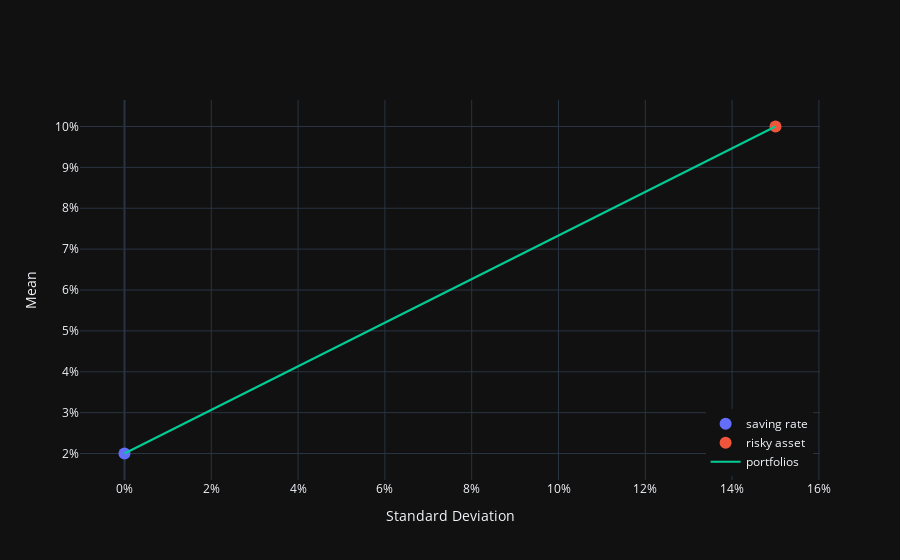

The notebook cell this image was saved under:
### Code cell
import numpy as np
import plotly.graph_objects as go

mn = 0.10
sd = 0.15
rf = 0.02
trace1 = go.Scatter(
  x=[0],
  y=[rf],
  mode="markers",
  name="saving rate",
  hovertemplate="saving rate %{y:.0%}<extra></extra>",
  marker=dict(size=12)
)

trace2 = go.Scatter( 
  x=[sd],
  y=[mn],
  mode="markers",
  name="risky asset",
  hovertemplate="risky asset<br>mean=%{y:.0%}<br>std dev=%{x:.0%}<extra></extra>",
  marker=dict(size=12)
)

grid = np.linspace(0,1,11)
mns = rf + (mn-rf)*grid
sds = sd*grid

trace3 = go.Scatter( 
    x=sds,
    y=mns,
    text=1-grid,
    mode="lines",
    hovertemplate="saving = %{text:.1%}<extra></extra>",
    name="portfolios"
)

fig = go.Figure()
for trace in (trace1, trace2, trace3):
    fig.add_trace(trace)

fig.update_layout(
    template="plotly_dark",
    xaxis_title="Standard Deviation",
    yaxis_title="Mean",
    yaxis_tickformat=".0%",
    xaxis_tickformat=".0%",
    legend=dict(
        yanchor="bottom", 
        y=0.01, 
        xanchor="right", 
        x=0.99
    )
)

fig.show()

### Figure 1 — Plotly figure (JSON) as saved in the notebook; plotly's stock layout.template omitted (floating-point values rounded to 4 significant figures)
{"data": [{"hovertemplate": "saving rate %{y:.0%}<extra></extra>", "marker": {"size": 12}, "mode": "markers", "name": "saving rate", "type": "scatter", "x": [0], "y": [0.02]}, {"hovertemplate": "risky asset<br>mean=%{y:.0%}<br>std dev=%{x:.0%}<extra></extra>", "marker": {"size": 12}, "mode": "markers", "name": "risky asset", "type": "scatter", "x": [0.15], "y": [0.1]}, {"hovertemplate": "saving = %{text:.1%}<extra></extra>", "mode": "lines", "name": "portfolios", "text": [1, 0.9, 0.8, 0.7, 0.6, 0.5, 0.4, 0.3, 0.2, 0.1, 0], "type": "scatter", "x": [0, 0.015, 0.03, 0.045, 0.06, 0.075, 0.09, 0.105, 0.12, 0.135, 0.15], "y": [0.02, 0.028, 0.036, 0.044, 0.052, 0.06, 0.068, 0.076, 0.084, 0.092, 0.1]}], "layout": {"legend": {"x": 0.99, "xanchor": "right", "y": 0.01, "yanchor": "bottom"}, "xaxis": {"tickformat": ".0%", "title": {"text": "Standard Deviation"}}, "yaxis": {"tickformat": ".0%", "title": {"text": "Mean"}}}}
